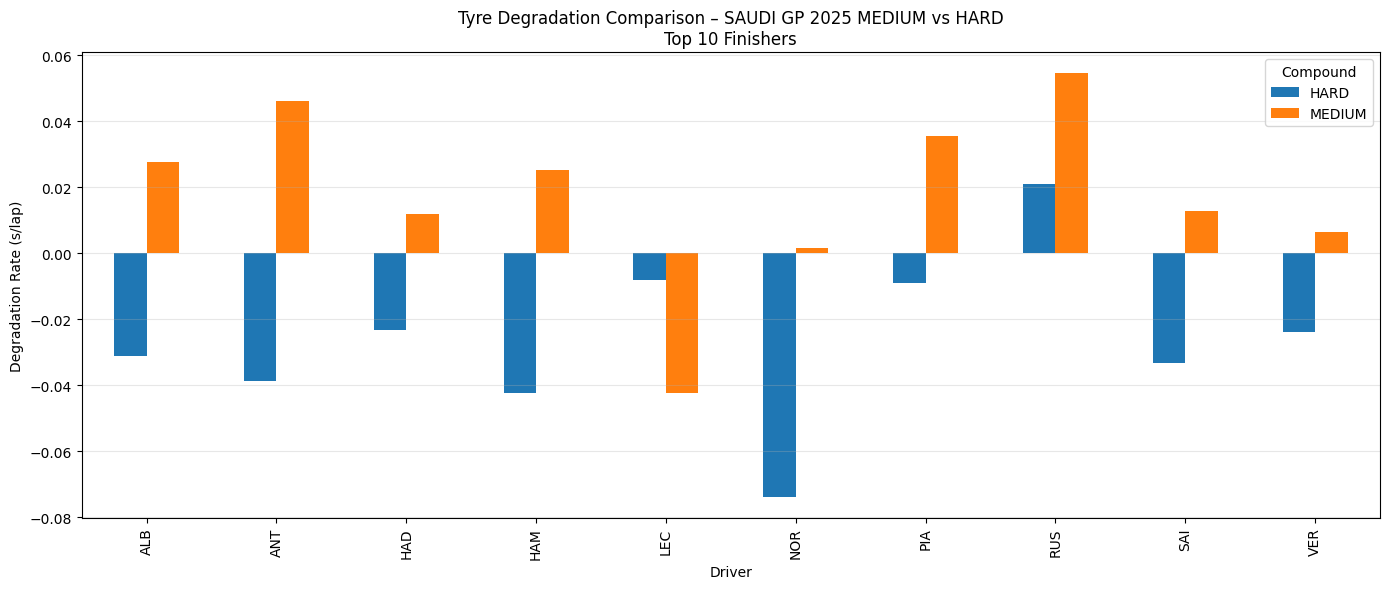

Write the Python code that produced this figure.
import fastf1, os
import pandas as pd
import numpy as np
import matplotlib.pyplot as plt
from pathlib import Path

# ===== CONFIG =====
YEAR = 2025
GP = "Saudi Grand Prix"
SESSION = "R"
COMPOUNDS = ["MEDIUM", "HARD"]
TOP_N = 10
CACHE_DIR = Path("/content/fastf1_cache")

# ===== CACHE =====
CACHE_DIR.mkdir(parents=True, exist_ok=True)
fastf1.Cache.enable_cache(CACHE_DIR)

# ===== LOAD =====
session = fastf1.get_session(YEAR, GP, SESSION)
session.load()

laps = session.laps
laps = laps[laps["IsAccurate"]].copy()
laps["LapTimeSec"] = laps["LapTime"].dt.total_seconds()

drivers = (
    session.results
    .sort_values("Position")
    .head(TOP_N)["Abbreviation"]
    .tolist()
)

laps = laps[
    laps["Driver"].isin(drivers) &
    laps["PitInTime"].isna() &
    laps["PitOutTime"].isna() &
    laps["Compound"].isin(COMPOUNDS)
]

# ===== REMOVE OUTLIERS (IQR per driver, compound, stint) =====
clean = []

for (d, c, s), dl in laps.groupby(["Driver","Compound","Stint"]):
    if len(dl) < 5:
        continue
    q1, q3 = dl["LapTimeSec"].quantile([0.25, 0.75])
    iqr = q3 - q1
    dl = dl[(dl["LapTimeSec"] >= q1-1.5*iqr) & (dl["LapTimeSec"] <= q3+1.5*iqr)]
    clean.append(dl)

clean = pd.concat(clean)

# ===== CALCULATE DEGRADATION SLOPE =====
records = []

for (d, c), dl in clean.groupby(["Driver","Compound"]):
    stint_id = dl.groupby("Stint").size().idxmax()
    st = dl[dl["Stint"] == stint_id]
    if len(st) < 5:
        continue
    slope = np.polyfit(st["TyreLife"], st["LapTimeSec"], 1)[0]
    records.append({"Driver": d, "Compound": c, "Degradation_s_per_lap": slope})

deg = pd.DataFrame(records)

# ===== PLOT =====
pivot = deg.pivot(index="Driver", columns="Compound", values="Degradation_s_per_lap")
pivot.plot(kind="bar", figsize=(14,6))

plt.title("Tyre Degradation Comparison – SAUDI GP 2025 MEDIUM vs HARD\nTop 10 Finishers")
plt.ylabel("Degradation Rate (s/lap)")
plt.grid(axis="y", alpha=0.3)
plt.tight_layout()
plt.show()

pivot
